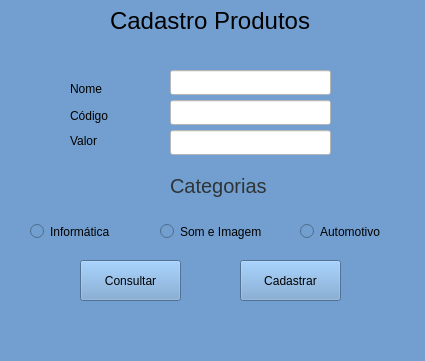
<?xml version="1.0" encoding="UTF-8"?>
<ui version="4.0">
 <class>MainWindow</class>
 <widget class="QMainWindow" name="MainWindow">
  <property name="geometry">
   <rect>
    <x>0</x>
    <y>0</y>
    <width>425</width>
    <height>361</height>
   </rect>
  </property>
  <property name="windowTitle">
   <string>MainWindow</string>
  </property>
  <property name="styleSheet">
   <string notr="true">background-color: rgb(114, 159, 207);</string>
  </property>
  <widget class="QWidget" name="centralwidget">
   <widget class="QLabel" name="label">
    <property name="geometry">
     <rect>
      <x>110</x>
      <y>0</y>
      <width>211</width>
      <height>41</height>
     </rect>
    </property>
    <property name="font">
     <font>
      <family>Ubuntu</family>
      <pointsize>18</pointsize>
     </font>
    </property>
    <property name="text">
     <string>Cadastro Produtos</string>
    </property>
   </widget>
   <widget class="QLabel" name="label_2">
    <property name="geometry">
     <rect>
      <x>70</x>
      <y>80</y>
      <width>67</width>
      <height>17</height>
     </rect>
    </property>
    <property name="text">
     <string>Nome</string>
    </property>
   </widget>
   <widget class="QLabel" name="label_3">
    <property name="geometry">
     <rect>
      <x>70</x>
      <y>100</y>
      <width>67</width>
      <height>31</height>
     </rect>
    </property>
    <property name="text">
     <string>Código</string>
    </property>
   </widget>
   <widget class="QLabel" name="label_4">
    <property name="geometry">
     <rect>
      <x>70</x>
      <y>130</y>
      <width>67</width>
      <height>21</height>
     </rect>
    </property>
    <property name="text">
     <string>Valor</string>
    </property>
   </widget>
   <widget class="QLineEdit" name="lineEdit">
    <property name="geometry">
     <rect>
      <x>170</x>
      <y>70</y>
      <width>161</width>
      <height>25</height>
     </rect>
    </property>
    <property name="styleSheet">
     <string notr="true">background-color: rgb(255, 255, 255);</string>
    </property>
   </widget>
   <widget class="QLineEdit" name="lineEdit_2">
    <property name="geometry">
     <rect>
      <x>170</x>
      <y>100</y>
      <width>161</width>
      <height>25</height>
     </rect>
    </property>
    <property name="styleSheet">
     <string notr="true">background-color: rgb(255, 255, 255);</string>
    </property>
   </widget>
   <widget class="QLineEdit" name="lineEdit_3">
    <property name="geometry">
     <rect>
      <x>170</x>
      <y>130</y>
      <width>161</width>
      <height>25</height>
     </rect>
    </property>
    <property name="styleSheet">
     <string notr="true">background-color: rgb(255, 255, 255);</string>
    </property>
   </widget>
   <widget class="QRadioButton" name="radioButton">
    <property name="geometry">
     <rect>
      <x>160</x>
      <y>220</y>
      <width>121</width>
      <height>23</height>
     </rect>
    </property>
    <property name="styleSheet">
     <string notr="true">selection-color: rgb(255, 255, 255);</string>
    </property>
    <property name="text">
     <string>Som e Imagem</string>
    </property>
   </widget>
   <widget class="QRadioButton" name="radioButton_2">
    <property name="geometry">
     <rect>
      <x>30</x>
      <y>220</y>
      <width>112</width>
      <height>23</height>
     </rect>
    </property>
    <property name="text">
     <string>Informática</string>
    </property>
   </widget>
   <widget class="QRadioButton" name="radioButton_3">
    <property name="geometry">
     <rect>
      <x>300</x>
      <y>220</y>
      <width>112</width>
      <height>23</height>
     </rect>
    </property>
    <property name="text">
     <string>Automotivo</string>
    </property>
   </widget>
   <widget class="QPushButton" name="pushButton">
    <property name="geometry">
     <rect>
      <x>240</x>
      <y>260</y>
      <width>101</width>
      <height>41</height>
     </rect>
    </property>
    <property name="text">
     <string>Cadastrar</string>
    </property>
   </widget>
   <widget class="QLabel" name="label_5">
    <property name="geometry">
     <rect>
      <x>170</x>
      <y>170</y>
      <width>101</width>
      <height>31</height>
     </rect>
    </property>
    <property name="font">
     <font>
      <pointsize>15</pointsize>
     </font>
    </property>
    <property name="styleSheet">
     <string notr="true">color: rgb(46, 52, 54);</string>
    </property>
    <property name="text">
     <string>Categorias</string>
    </property>
   </widget>
   <widget class="QPushButton" name="pushButton_2">
    <property name="geometry">
     <rect>
      <x>80</x>
      <y>260</y>
      <width>101</width>
      <height>41</height>
     </rect>
    </property>
    <property name="text">
     <string>Consultar</string>
    </property>
   </widget>
  </widget>
  <widget class="QMenuBar" name="menubar">
   <property name="geometry">
    <rect>
     <x>0</x>
     <y>0</y>
     <width>425</width>
     <height>22</height>
    </rect>
   </property>
  </widget>
  <widget class="QStatusBar" name="statusbar"/>
 </widget>
 <resources/>
 <connections/>
</ui>
